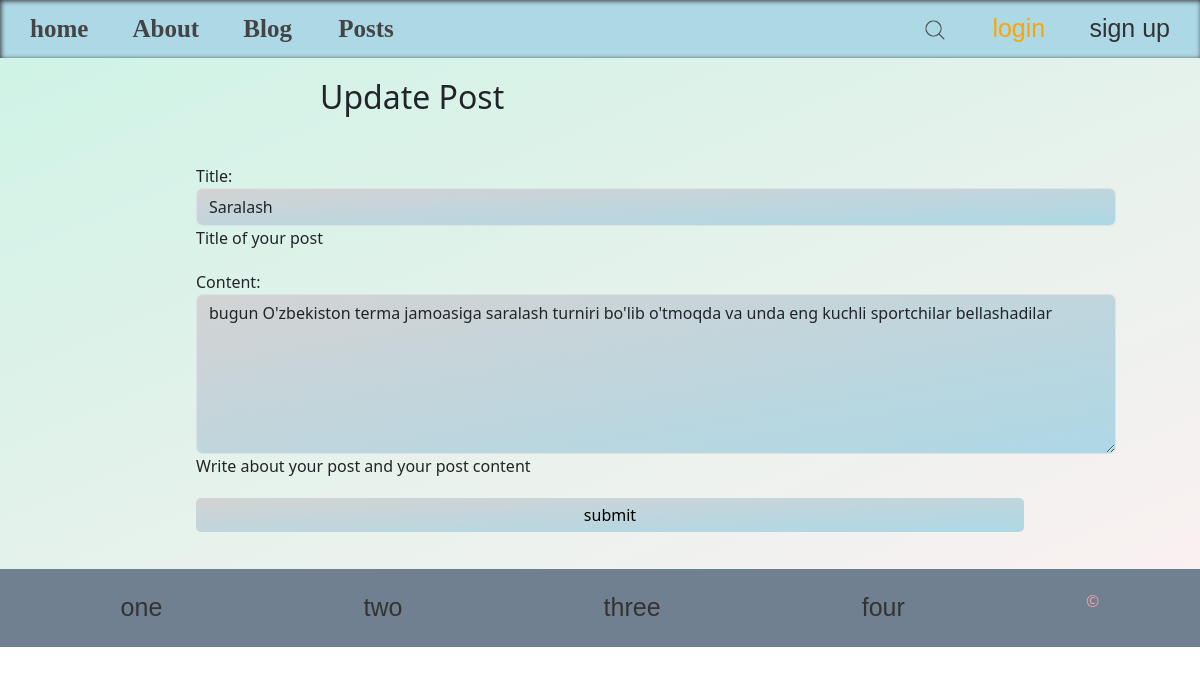
Screenshot of /posts/update-post/10 with the database file from the repository.
### posts/models.py (models this page shows, shortened)
class Posts(models.Model):
    title = models.CharField(max_length=90)
    content = models.TextField()
    date_posted = models.DateField(auto_now_add=True)
    author = models.ForeignKey(User, on_delete=models.CASCADE)
    class Meta:
        verbose_name_plural = 'Posts'
        ordering = ('date_posted',)

### posts/views.py (the view)
# urls.py: path('update-post/<int:pk>', update_post, name='update-post'),
def update_post(request, pk):
    post = Posts.objects.get(id=pk)
    form = PostsForm(instance=post)
    if request.method == 'POST':
        form = PostsForm(request.POST, instance=post)
        if form.is_valid():
            form.save()
            messages.success(request, 'post is updated successfully')
            return redirect('posts')
    return render(request, 'update-post.html', context={'form': form})

### posts/forms.py
class PostsForm(forms.ModelForm):
    title = forms.CharField(help_text="Title of your post",widget=forms.TextInput(
        attrs={'class': 'form-control', 'placeholder': 'Title'}))
    content = forms.CharField(help_text="Write about your post and your post content", widget=forms.Textarea(
        attrs={'class': 'form-control', 'placeholder': 'Give some ideas here...'}))
    class Meta():
        model = Posts
        fields = ('title', 'content')

### posts/templates/update-post.html (shortened to what this page needs)
{%extends 'base.html'%}
{%load static%}
{%block content%}
    <h2 class="info">Update Post</h2>
    {%include 'form_snippets.html' with form=form%}
{%endblock%}

### templates/form_snippets.html (shortened to what this page needs)
<div class="form-wrapper">
    <form method="POST" enctype="multipart/form-data">
        {{form.as_p}}
        {%if btn_text%}
            <input type="submit" value="{{ btn_text }}" />
        {%else %}
            <input type="submit" value="submit" />
        {%endif%}
    </form>
</div>

### static/styles/navbar.css (style rules this page uses)
* { padding: 0; margin: 0; transition: 0.5s; }

### templates/form_snippets.html (style rules this page uses)
.info { padding: 20px 0 0 20rem; }
form { width: 80%; margin-left: 11rem; padding: 20px 20px 2.35rem 20px; }
input, textarea { width: 90%; padding: 5px 10px; background: linear-gradient(to right bottom, lightgray, lightblue); border: none; outline: none; border-radius: 5px; }
input, label, textarea { display: block; }
label, input[type='submit'] { margin-top: 20px; cursor: pointer; }
textarea { height: 10rem; }

### rows the page displays
Posts: title "Saralash", content "bugun O'zbekiston terma jamoasiga saralash turniri bo'lib o'tmoqda va unda eng kuchli sportchilar bellashadilar"
